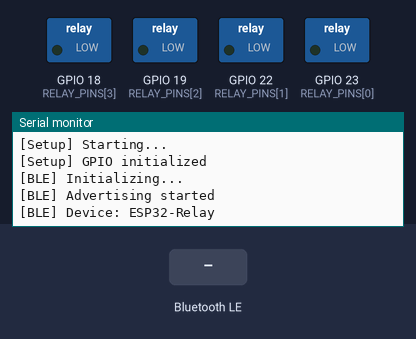
This program was run on a simulated ESP32. Parts: switched loads named in the program (green lamp = pin HIGH), the last lines printed to the serial monitor. Inputs (shaded band) come from the test bench. Nothing arrives over Bluetooth unless stated; a phone connects over Bluetooth LE 3 s after start.

Above: at 2.2 s.
2.3 s: Bluetooth LE write "0" received
At 3.3 s:
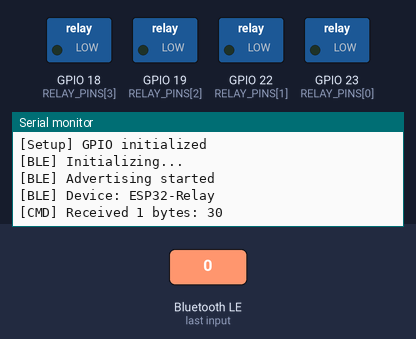
5.3 s: Bluetooth LE write "90" received
At 5.6 s:
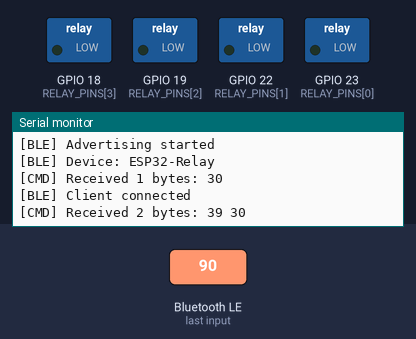
6.8 s: Bluetooth LE write "200" received
At 8.0 s:
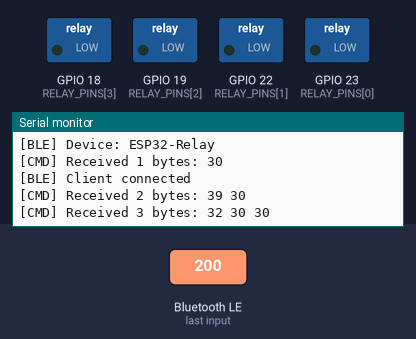

The program:

main.cpp
```cpp
#include <Arduino.h>
#include <BLEDevice.h>
#include <BLEServer.h>
#include <BLEUtils.h>

// ── Config ────────────────────────────────────────────────────────────────────
#define RELAY_ACTIVE_LOW false
#define DEVICE_NAME "ESP32-Relay"


// ── GPIO pins ─────────────────────────────────────────────────────────────────
const uint8_t RELAY_PINS[4] = {23, 22, 19, 18};

// ── BLE UUIDs ─────────────────────────────────────────────────────────────────
#define SERVICE_UUID "0000180a-0000-1000-8000-00805f9b34fb"
#define CHAR_CMD_UUID "00002a19-0000-1000-8000-00805f9b34fb"

// ── BLE objects ───────────────────────────────────────────────────────────────
BLEServer *pServer = NULL;
BLECharacteristic *pCharCmd = NULL;
bool deviceConnected = false;

// ── Relay state ───────────────────────────────────────────────────────────────
uint8_t  relayState[4]       = {0, 0, 0, 0};       // intent: 1=on, 0=off
uint16_t relayInterval[4]    = {0, 0, 0, 0};       // toggle half-period ms (0=solid on)
bool     relayPhysical[4]    = {false, false, false, false}; // actual GPIO state
uint32_t relayLastToggle[4]  = {0, 0, 0, 0};       // millis() of last toggle

// ── Forward declarations ───────────────────────────────────────────────────────
void handleCommand(const std::string &cmd);
void applyRelay(int i, bool on);

// ── GPIO helper ───────────────────────────────────────────────────────────────
void applyRelay(int i, bool on) {
#if RELAY_ACTIVE_LOW
  digitalWrite(RELAY_PINS[i], on ? LOW : HIGH);
#else
  digitalWrite(RELAY_PINS[i], on ? HIGH : LOW);
#endif
}

class ServerCallbacks : public BLEServerCallbacks {
  void onConnect(BLEServer *pServer) override {
    Serial.println("[BLE] Client connected");
    deviceConnected = true;
  }
  void onDisconnect(BLEServer *pServer) override {
    Serial.println("[BLE] Client disconnected");
    deviceConnected = false;
    pServer->getAdvertising()->start();
  }
};

class CommandCallbacks : public BLECharacteristicCallbacks {
  void onWrite(BLECharacteristic *pCharacteristic) override {
    std::string value = pCharacteristic->getValue();
    if (value.length() > 0) {
      Serial.printf("[CMD] Received %d bytes: ", value.length());
      for (size_t i = 0; i < value.length(); i++) {
        Serial.printf("%02X ", (uint8_t)value[i]);
      }
      Serial.println();
      handleCommand(value);
    }
  }
};

void handleCommand(const std::string &cmd) {
  // Format: "CHn:ON", "CHn:OFF", or "CHn:ON:N" (N = interval ms)
  if (cmd.length() < 5) return;

  if (cmd[0] == 'C' && cmd[1] == 'H') {
    int ch = cmd[2] - '0';
    bool isOn = (cmd.find("ON") != std::string::npos);

    if (ch >= 1 && ch <= 4) {
      int idx = ch - 1;

      if (isOn) {
        // Parse optional interval: "CHn:ON:N"
        size_t secondColon = cmd.find(':', 4); // skip "CHn:"
        if (secondColon != std::string::npos) {
          int intervalVal = atoi(cmd.c_str() + secondColon + 1);
          relayInterval[idx] = (uint16_t)intervalVal;
        }

        relayState[idx]      = 1;
        relayPhysical[idx]   = true;
        relayLastToggle[idx] = millis();
        applyRelay(idx, true);
        Serial.printf("[Relay] CH%d ON (interval=%ums)\n", ch, relayInterval[idx]);
      } else {
        relayState[idx]      = 0;
        relayPhysical[idx]   = false;
        relayLastToggle[idx] = 0;
        applyRelay(idx, false);
        Serial.printf("[Relay] CH%d OFF\n", ch);
      }
      return;
    }
  }
  Serial.println("[CMD] Invalid format");
}

void setup() {
  Serial.begin(9600);
  delay(1000);
  Serial.println("[Setup] Starting...");

  // Init pins
  for (int i = 0; i < 4; i++) {
    pinMode(RELAY_PINS[i], OUTPUT);
    applyRelay(i, false);
  }
  Serial.println("[Setup] GPIO initialized");

  // BLE
  Serial.println("[BLE] Initializing...");
  BLEDevice::init(DEVICE_NAME);
  pServer = BLEDevice::createServer();
  pServer->setCallbacks(new ServerCallbacks());

  BLEService *pService = pServer->createService(SERVICE_UUID);
  pCharCmd = pService->createCharacteristic(
    CHAR_CMD_UUID,
    BLECharacteristic::PROPERTY_WRITE
  );
  pCharCmd->setCallbacks(new CommandCallbacks());

  pService->start();
  pServer->getAdvertising()->addServiceUUID(SERVICE_UUID);
  pServer->getAdvertising()->start();

  Serial.println("[BLE] Advertising started");
  Serial.printf("[BLE] Device: %s\n", DEVICE_NAME);
}

void loop() {
  uint32_t now = millis();

  for (int i = 0; i < 4; i++) {
    if (relayState[i] == 0 || relayInterval[i] == 0) continue;

    if (now - relayLastToggle[i] >= relayInterval[i]) {
      relayPhysical[i] = !relayPhysical[i];
      applyRelay(i, relayPhysical[i]);
      relayLastToggle[i] = now;
    }
  }
}
```

Measured:
- after the input at 2.3 s, the serial monitor: prints a new line at once (image 1)
- after the input at 5.3 s, the serial monitor: prints a new line at once (image 2)
- after the input at 6.8 s, the serial monitor: prints a new line at once (image 3)
